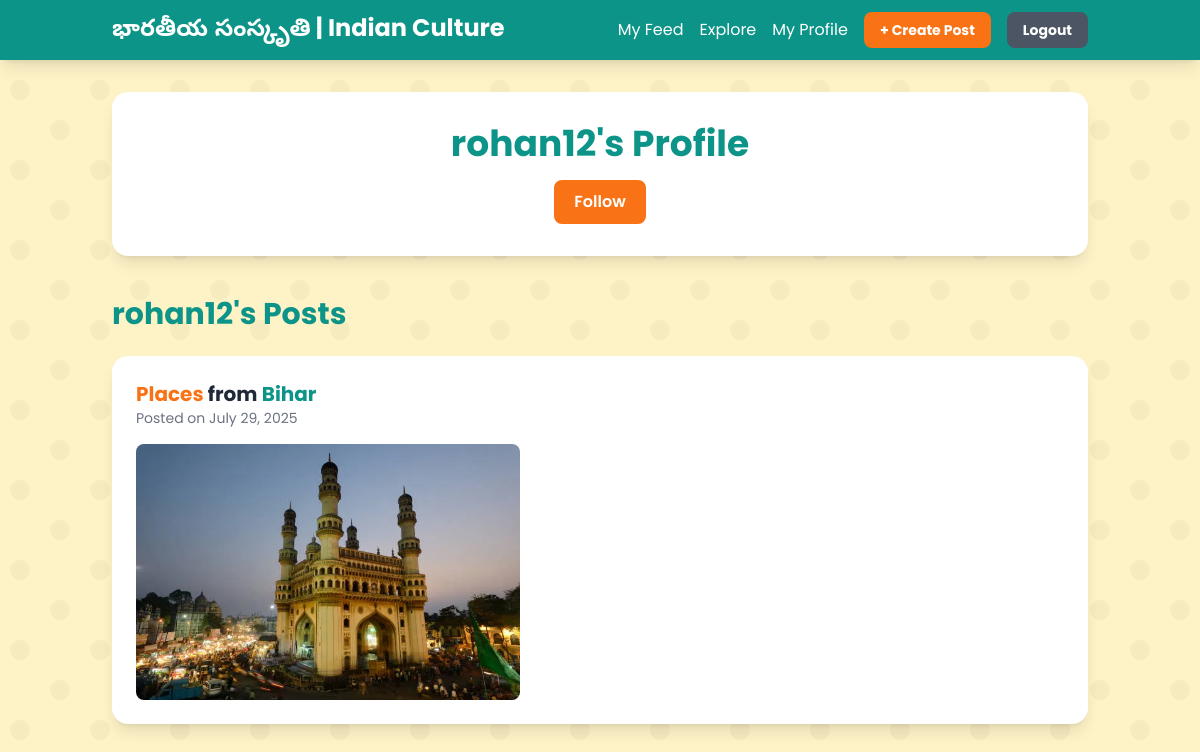
Screenshot of /user/rohan12/ (signed in) with the database file from the repository.
### portal/models.py (models this page shows, shortened)
class Contribution(models.Model):
    CATEGORY_CHOICES = [
        ('PLACES', 'Places'),
        ('DANCE', 'Dance'),
        ('FOOD', 'Food'),
        ('TRADITION', 'Tradition'),
    ]
    author = models.ForeignKey(User, on_delete=models.CASCADE)
    state = models.ForeignKey(State, on_delete=models.CASCADE)
    category = models.CharField(max_length=10, choices=CATEGORY_CHOICES)
    text_content = models.TextField(blank=True, null=True)
    image_content = models.ImageField(upload_to='images/', blank=True, null=True)
    audio_content = models.FileField(upload_to='audio/', blank=True, null=True)
    video_content = models.FileField(upload_to='videos/', blank=True, null=True)
    submitted_at = models.DateTimeField(auto_now_add=True)
    likes = models.ManyToManyField(User, related_name='liked_contributions', blank=True)

class State(models.Model):
    name = models.CharField(max_length=100, unique=True)

### portal/views.py (the view)
# urls.py: path('user/<str:username>/', views.public_profile, name='public_profile'),
def public_profile(request, username):
    user_obj = get_object_or_404(User, username=username)
    user_contributions = Contribution.objects.filter(author=user_obj).order_by('-submitted_at')
    context = {
        'profile_user': user_obj,
        'user_contributions': user_contributions
    }
    return render(request, 'public_profile.html', context)

### portal/templates/public_profile.html (shortened to what this page needs)
{% extends 'base.html' %}
{% block content %}
<div class="bg-white p-8 rounded-2xl shadow-lg mb-10 text-center">
    <h2 class="text-4xl font-bold text-primary">
        {{ profile_user.username }}'s Profile
    </h2>
    {% if user.is_authenticated and user != profile_user %}
        <div class="mt-4">
            <a href="{% url 'follow_user' profile_user.id %}" class="btn-primary">
                {% if profile_user.userprofile in user.userprofile.follows.all %}
                    Unfollow
                {% else %}
                    Follow
                {% endif %}
            </a>
        </div>
    {% endif %}
</div>
<h3 class="text-3xl font-bold text-primary mb-6">{{ profile_user.username }}'s Posts</h3>
<div class="space-y-8">
    {% for item in user_contributions %}
    <div class="bg-white p-6 rounded-2xl shadow-lg">
        <p class="text-xl font-bold">
            <span class="text-secondary">{{ item.get_category_display }}</span> from <span class="text-primary">{{ item.state.name }}</span>
        </p>
        <p class="text-sm text-gray-500 mb-4">Posted on {{ item.submitted_at|date:"F j, Y" }}</p>
        <div class="flex flex-wrap gap-4">
            {% if item.image_content %}<img src="{{ item.image_content.url }}" class="max-w-sm rounded-lg">{% endif %}
        </div>
    </div>
    {% empty %}
    <p class="text-center text-gray-500 py-8">{{ profile_user.username }} has not made any contributions yet.</p>
    {% endfor %}
</div>
{% endblock %}

### portal/templates/base.html (style rules this page uses)
body { font-family: 'Poppins', 'Noto Sans Telugu', sans-serif; background-color: #FEF3C7; background-attachment: fixed; }
.text-primary { color: #0D9488; }
.text-secondary { color: #F97316; }
.btn-primary { background-color: #F97316; color: white; padding: 10px 20px; border-radius: 8px; font-weight: 600; transition: background-color 0.3s; display: inline-block; border: none; cursor: pointer; }

### rows the page displays
Contribution: category "Places", state.name "Bihar", submitted_at "July 29, 2025", image_content (picture)

### other values shown
{{ profile_user.username }} "rohan12"
